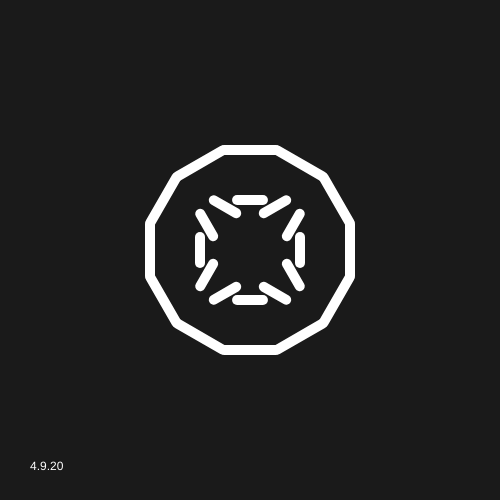
Frame 1 (no input)
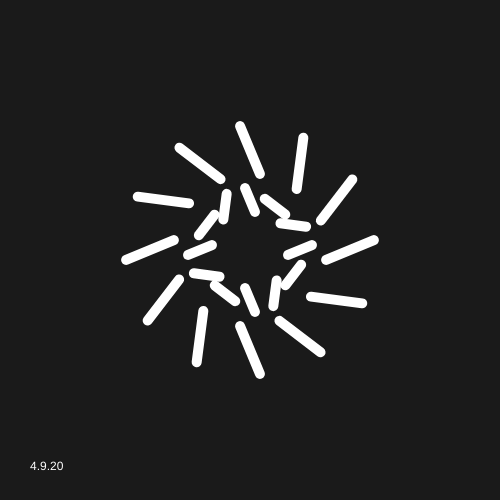
Frame 60 (no input)
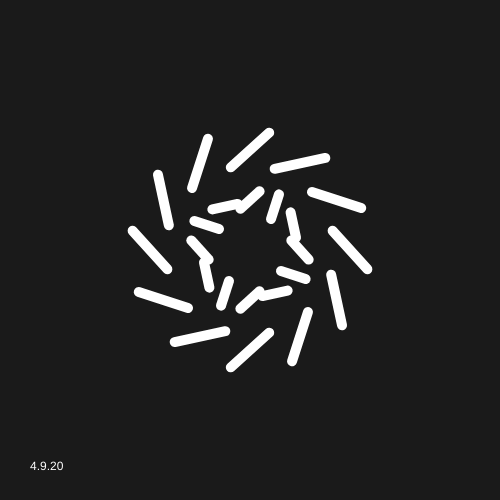
Frame 120 (the mouse pressed at the canvas centre since frame 60)

The p5.js sketch that drew these frames (run headless with seeded random() and noise() and a simulated clock; from frame 60 on, the mouse is pressed at the canvas centre):

// p5.js sketch
// ── sketch.js
function setup() {
  createCanvas(500, 500);
}
var N = 12;
var r = 100;
var k=0, t ;

function draw() {
  background(26);
  fill(255);
  noStroke();
  text("4.9.20", 30, height - 30);

  strokeWeight(10);
  stroke(255);
  translate(width>>1, height>>1);
  for (var i=0; i<N; i++) {
    var ang = 360/N;
    var l = r*sin(radians(ang/2));
    var x = r*cos(radians(ang*i));
    var y = r*sin(radians(ang*i));
    push()
    translate(x, y);
    rotate(PI/2+radians(ang*i+k));
    line(- l, 0, l, 0);
    pop();

    l = r/2*sin(radians(ang/2));
    x = r/2*cos(radians(ang*i));
    y = r/2*sin(radians(ang*i));

    push();
    translate(x, y);
    rotate(PI/2+radians(-ang*i+k));
    line(l, 0, -l, 0);
    pop();
  }
  k=180*sin(radians(t));
  if (t<90) t+=2;
  else t=0;

}
